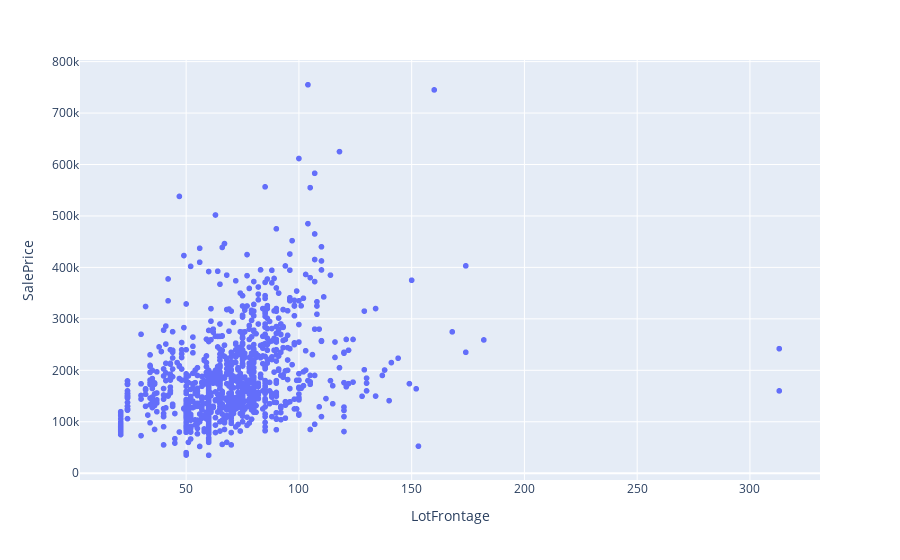

Write notebook code for a chart like this one.
### Markdown cell above
Ahora vamos a vizualizar estos datos

### Code cell
fig = px.scatter(train_data, x="LotFrontage", y="SalePrice")
fig.show()

### Figure 1 — Plotly figure (JSON) as saved in the notebook; plotly's stock layout.template omitted (floating-point values rounded to 4 significant figures; data arrays with more than 128 entries replaced by an {"elided": "..."} marker saying what was removed)
{"data": [{"hovertemplate": "LotFrontage=%{x}<br>SalePrice=%{y}<extra></extra>", "legendgroup": "", "marker": {"color": "#636efa", "symbol": "circle"}, "mode": "markers", "name": "", "showlegend": false, "type": "scattergl", "x": {"elided": "1460 int values"}, "xaxis": "x", "y": {"elided": "1460 int values"}, "yaxis": "y"}], "layout": {"legend": {"tracegroupgap": 0}, "margin": {"t": 60}, "xaxis": {"anchor": "y", "domain": [0, 1], "title": {"text": "LotFrontage"}}, "yaxis": {"anchor": "x", "domain": [0, 1], "title": {"text": "SalePrice"}}}}
